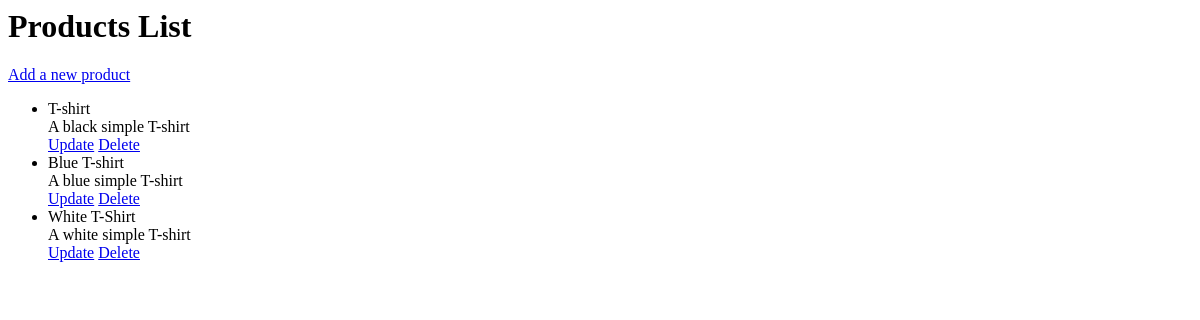
The app's page /, older data.
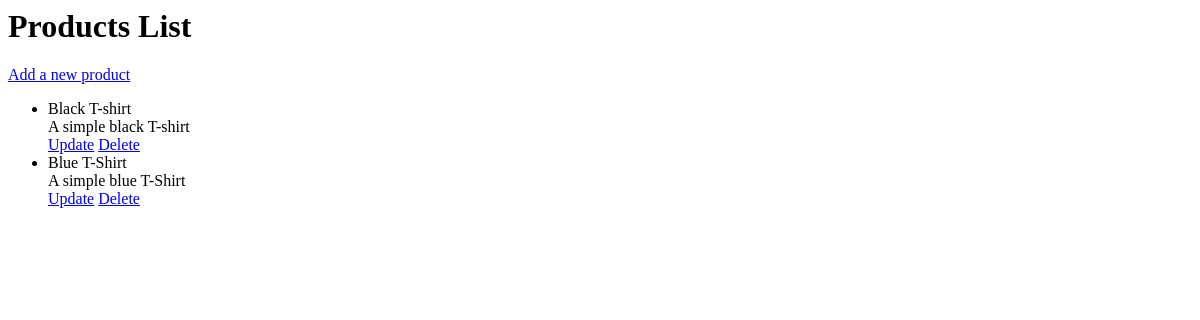
The same page, newer data.
### products/models.py (models this page shows)
class Product(models.Model):
    name =  models.CharField(max_length=200)
    description = models.CharField(max_length=200)

### products/views.py (the view)
# urls.py: path("", views.list_products, name="list_products"),
def list_products(request):
    all_products = Product.objects.all()
    return render(request, "products/list_products.html", {'all_products':all_products})

### products/templates/products/list_products.html
<h1>Products List</h1>
<a href="{% url 'create_product' %}">Add a new product</a>
<ul>
    {% for product in all_products %}
    <li>
        {{product.name}}
        <div>{{product.description}}</div>
        <a href="{% url 'update_product' product.id %}">Update</a>
        <a href="{% url 'delete_product' product.id %}">Delete</a>
    </li>
    {% endfor %}
</ul>

Row changes from the older to the newer data that the page shows:
removed Product: name "Blue T-shirt", description "A blue simple T-shirt"
removed Product: name "White T-Shirt", description "A white simple T-shirt"
changed Product: name "T-shirt" → "Black T-shirt"; description "A black simple T-shirt" → "A simple black T-shirt"
added Product: name "Blue T-Shirt", description "A simple blue T-Shirt"
